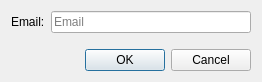
<?xml version="1.0" encoding="UTF-8"?>
<ui version="4.0">
 <class>DialogAddUser</class>
 <widget class="QDialog" name="DialogAddUser">
  <property name="windowModality">
   <enum>Qt::ApplicationModal</enum>
  </property>
  <property name="geometry">
   <rect>
    <x>0</x>
    <y>0</y>
    <width>262</width>
    <height>82</height>
   </rect>
  </property>
  <property name="windowTitle">
   <string>Add User</string>
  </property>
  <property name="windowIcon">
   <iconset resource="images.qrc">
    <normaloff>:/internet-chat-2.png</normaloff>:/internet-chat-2.png</iconset>
  </property>
  <property name="modal">
   <bool>true</bool>
  </property>
  <layout class="QGridLayout" name="gridLayout_2">
   <item row="0" column="0">
    <layout class="QGridLayout" name="gridLayout">
     <item row="0" column="0">
      <layout class="QFormLayout" name="formLayout">
       <property name="fieldGrowthPolicy">
        <enum>QFormLayout::AllNonFixedFieldsGrow</enum>
       </property>
       <item row="0" column="0">
        <widget class="QLabel" name="labelEmail">
         <property name="text">
          <string>Email:</string>
         </property>
        </widget>
       </item>
       <item row="0" column="1">
        <widget class="QLineEdit" name="lineEditEmail">
         <property name="maxLength">
          <number>50</number>
         </property>
         <property name="placeholderText">
          <string>Email</string>
         </property>
        </widget>
       </item>
      </layout>
     </item>
     <item row="1" column="0">
      <widget class="QDialogButtonBox" name="buttonBox">
       <property name="orientation">
        <enum>Qt::Horizontal</enum>
       </property>
       <property name="standardButtons">
        <set>QDialogButtonBox::Cancel|QDialogButtonBox::Ok</set>
       </property>
      </widget>
     </item>
    </layout>
   </item>
  </layout>
 </widget>
 <resources>
  <include location="images.qrc"/>
 </resources>
 <connections>
  <connection>
   <sender>buttonBox</sender>
   <signal>accepted()</signal>
   <receiver>DialogAddUser</receiver>
   <slot>accept()</slot>
   <hints>
    <hint type="sourcelabel">
     <x>248</x>
     <y>254</y>
    </hint>
    <hint type="destinationlabel">
     <x>157</x>
     <y>274</y>
    </hint>
   </hints>
  </connection>
  <connection>
   <sender>buttonBox</sender>
   <signal>rejected()</signal>
   <receiver>DialogAddUser</receiver>
   <slot>reject()</slot>
   <hints>
    <hint type="sourcelabel">
     <x>316</x>
     <y>260</y>
    </hint>
    <hint type="destinationlabel">
     <x>286</x>
     <y>274</y>
    </hint>
   </hints>
  </connection>
 </connections>
</ui>
